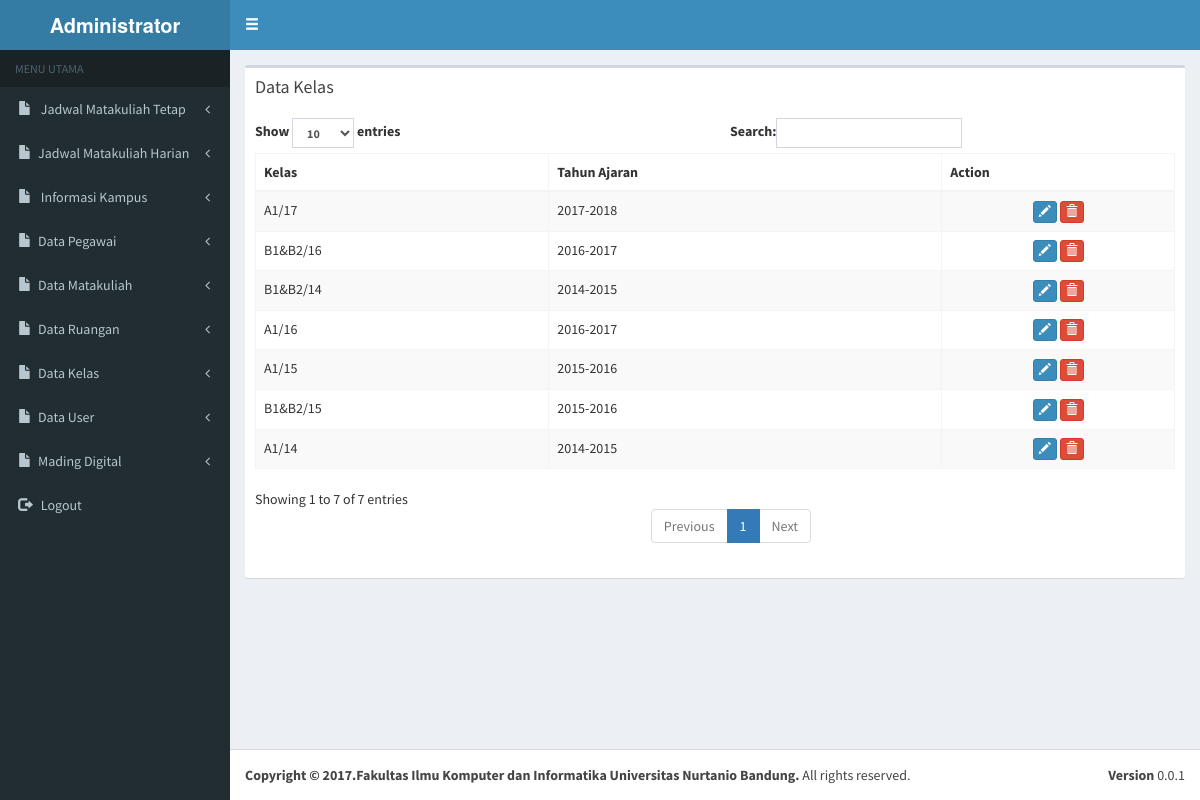
Screenshot of /admin/index.php?page=list_kelas (signed in) with the database file from the repository.
### tables this page shows
CREATE TABLE IF NOT EXISTS `tbkelas` (
  `idkelas` int(2) NOT NULL,
  `kelas` varchar(10) NOT NULL,
  `tahun_ajaran` varchar(10) NOT NULL
);

### admin/list_kelas.php (the view, shortened to what this page needs)
<div class="row">
            <div class="col-xs-12">
              <div class="box">
                <div class="box-header">
                  <h3 class="box-title">Data Kelas</h3>
                </div>
                <div class="box-body">
                  <table id="example1" class="table table-bordered table-striped">
                    <thead>
                      <tr>
                        <th>Kelas</th>
                        <th>Tahun Ajaran</th>
                        <th>Action</th>
                      </tr>
                    </thead>
                    <tbody>
                     <?php
                     $qu=mysqli_query($con,"select * from tbkelas order by idkelas desc");
                     while($has=mysqli_fetch_row($qu))
                     {
                        echo "
                        <tr>
                        <td>$has[1]</td>
                        <td>$has[2]</td>
                        <td style='text-align:center'>
                        <a href='index.php?page=kelas&id=$has[0]'><span data-placement='top' data-toggle='tooltip' title='Edit'><button class='btn btn-primary btn-xs' data-title='Edit' data-toggle='modal' data-target='#edit' ><span class='glyphicon glyphicon-pencil'></span></button><span></a>
                        <span data-placement='top' data-toggle='tooltip' title='Delete'><button onclick='datadel($has[0],&#39;list_kelas&#39;)' class='btn btn-danger btn-xs' data-title='Delete' data-toggle='modal' data-target='#myModal' ><span class='glyphicon glyphicon-trash'></span></button><span>
                        </td>
                      </tr>
                        ";
                     }
                     ?>
                    </tbody>
                  </table>
                </div>
              </div>
            </div>
          </div>

### rows the page displays
tbkelas: kelas "A1/17", tahun_ajaran "2017-2018"
tbkelas: kelas "B1&B2/16", tahun_ajaran "2016-2017"
tbkelas: kelas "B1&B2/14", tahun_ajaran "2014-2015"
tbkelas: kelas "A1/16", tahun_ajaran "2016-2017"
tbkelas: kelas "A1/15", tahun_ajaran "2015-2016"
tbkelas: kelas "B1&B2/15", tahun_ajaran "2015-2016"
tbkelas: kelas "A1/14", tahun_ajaran "2014-2015"
